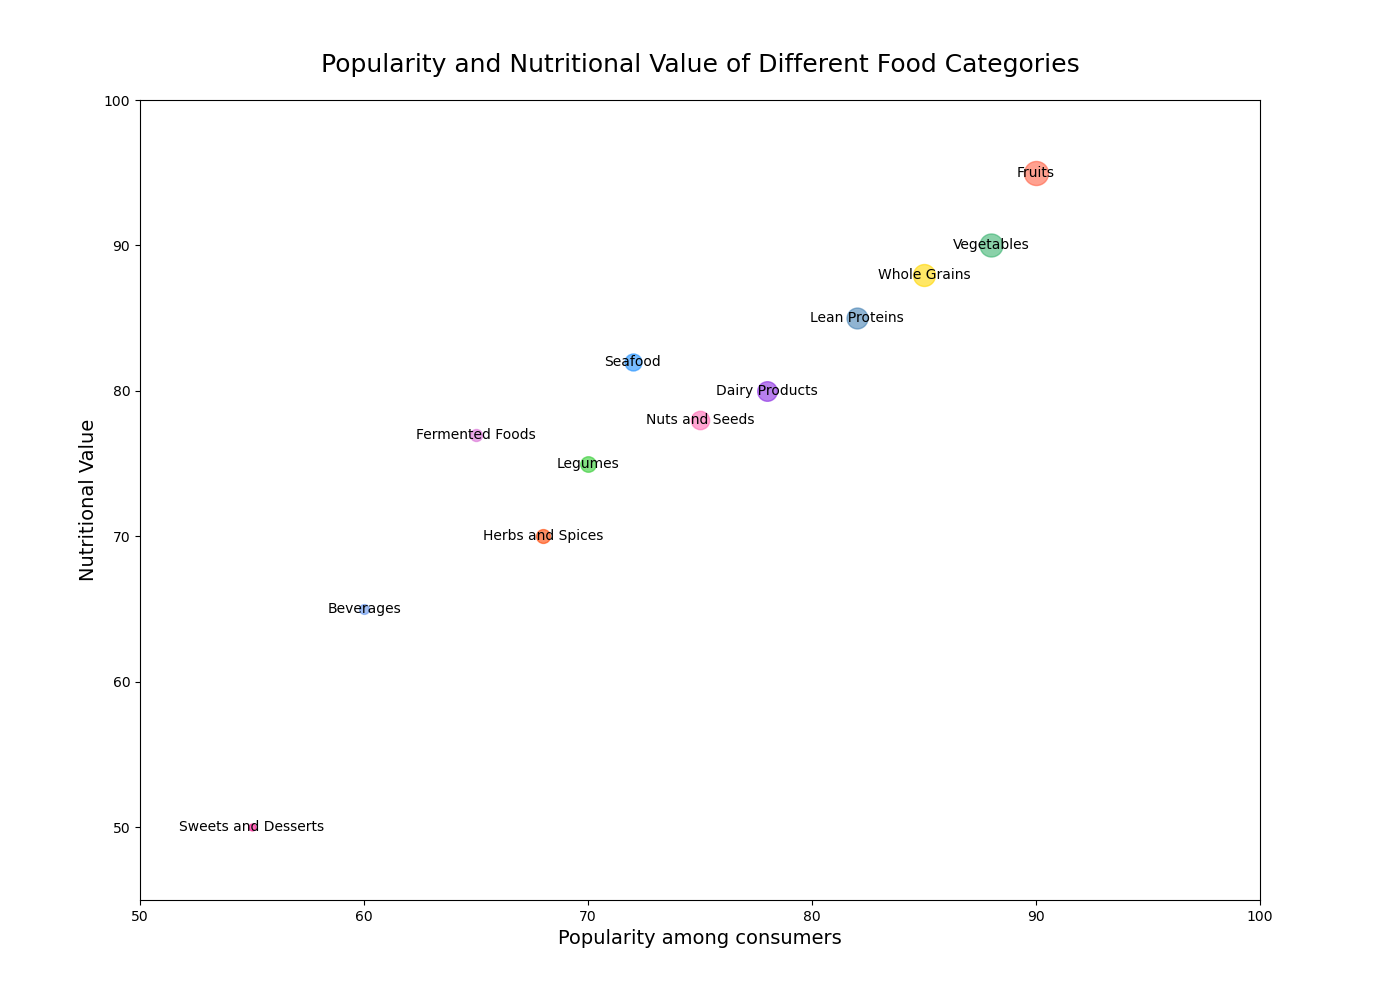

This chart was generated by the following Python code:

import matplotlib.pyplot as plt

# Defining the data
categories = ['Fruits', 'Vegetables', 'Whole Grains', 'Lean Proteins', 'Dairy Products',
              'Nuts and Seeds', 'Seafood', 'Legumes', 'Herbs and Spices', 'Fermented Foods',
              'Beverages', 'Sweets and Desserts']
popularity = [90, 88, 85, 82, 78, 75, 72, 70, 68, 65, 60, 55]
nutritional_value = [95, 90, 88, 85, 80, 78, 82, 75, 70, 77, 65, 50]
respondents = [600, 550, 500, 450, 400, 350, 300, 250, 200, 150, 100, 50]

# Rescaling respondents for bubble size
size = [respondent / 2 for respondent in respondents]

# Create a bubble chart
fig, ax = plt.subplots(figsize=(14, 10))

# Using specific color codes for better clarity
colors = ['#FF6347', '#3CB371', '#FFD700', '#4682B4', '#8A2BE2',
          '#FF69B4', '#1E90FF', '#32CD32', '#FF4500', '#DA70D6',
          '#6495ED', '#FF1493']

for i in range(len(categories)):
    ax.scatter(popularity[i], nutritional_value[i], s=size[i],
               alpha=0.6, color=colors[i])

# Loop to annotate each bubble
for i, txt in enumerate(categories):
    ax.annotate(txt, (popularity[i], nutritional_value[i]), ha='center', va='center')

# Set the chart's title and labels
ax.set_title('Popularity and Nutritional Value of Different Food Categories', fontsize=18, pad=20)
ax.set_xlabel('Popularity among consumers', fontsize=14)
ax.set_ylabel('Nutritional Value', fontsize=14)

# Change the axes limits
ax.set_xlim(50, 100)
ax.set_ylim(45, 100)

# Tweak spacing to prevent clipping of tick-labels
plt.subplots_adjust(left=0.1, right=0.9, top=0.9, bottom=0.1)

plt.show()
